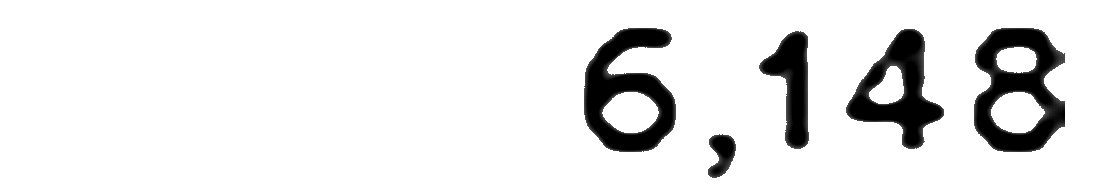
#> input picture ocr/examples/00f43SIUld0KU349dnwsmC.png, 1115 x 195 px
$ python -i rectangle.py   (imports and definitions only)   (older library calls are emulated)
#> lines starting #> are read from the running program, lines starting #| are printed output that depends on the picture; after the words box and inside, x2 and y2 are one past the last pixel; in counts of white or black regions, pixels touching at a corner belong together
#> further down, picture is the input picture: shape (195, 1115); min 0, max 255, mean 231.1
# -*- coding: utf-8 -*-
"""
Created on Tue Dec  6 15:24:51 2016

@author: David
"""

import cv2
import numpy as np


def show_rects(image, rects):
    for rect in rects:
        cv2.rectangle(image, (rect[0], rect[1]),
              (rect[0] + rect[2], rect[1] + rect[3]),
              70, 3)

    cv2.imshow("digit", image)
    cv2.waitKey()


def show_image(img):
    """
    Takes a cv2 image as numpy array, displays it with infinite waitkey
    """
    cv2.imshow("Image", img)
    cv2.waitKey()


def process_cv2_image(img):
    assert type(img).__module__ == np.__name__, "Image must be represented as numpy array"

    # convert to black_background

    inverted_copy = invert_colors(img)
    bounding_boxes = generate_rects(inverted_copy)
    bounding_boxes = process_rects(bounding_boxes)

    return bounding_boxes


def invert_colors(img):
    copy = img.copy()
    return cv2.bitwise_not(copy)
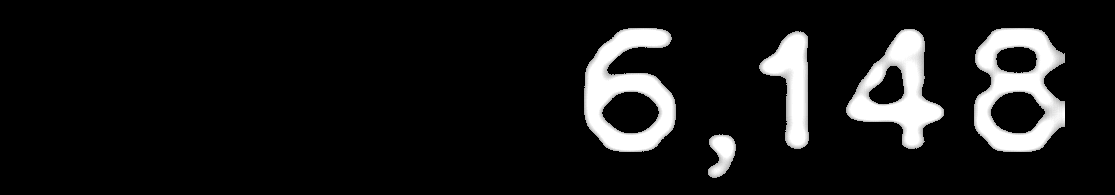
#> returned value: shape (195, 1115); min 0, max 255, mean 23.9


def generate_rects(img):
    """
    Takes a cv2.image object, generates bounding rectangles for major contours
    Returns list of rectangels formatted as tuple x, y, w, h
    """
    assert type(img).__module__ == np.__name__, "Image must be formatted as numpy array"

    # Get contours of image
    src, ctrs, hier = cv2.findContours(img, cv2.RETR_EXTERNAL, cv2.CHAIN_APPROX_SIMPLE)
#> ctrs = 5 contours; box (x1, y1, x2, y2) and area: (974, 28, 1065, 152) 8817, (584, 28, 676, 152) 7676, (846, 29, 944, 149) 5862, (759, 31, 809, 149) 2990, (708, 134, 736, 178) 757
    bounding_boxes = [cv2.boundingRect(ctr) for ctr in ctrs]
#> bounding_boxes = [(708, 134, 28, 44), (759, 31, 50, 118), (846, 29, 98, 120), (974, 28, 91, 124), (584, 28, 92, 124)]
    return bounding_boxes


def absorb_rect_below(rect1, rect2):
    """
    Given a set of rectangle tuples, combines rectangles that are in veritical alignment
    Rectangle tuples take the form x, y, w, h
    """

    combined_rect = (0,0,0,0)

    # establish that the lateral distances are similar
    ratio = float(rect1[2]) / rect2[2]
    scale_benchmark = max(rect1[2], rect2[2])

    if not .50 <= ratio <= 1.50:
        return False

    # establish that the rectangles are vertically aligned
    x_diff_top_right = abs(min(rect1[0] - rect2[0], rect2[0] - rect1[0]))
    x_diff_top_left = abs(min((rect1[0] + rect1[2]) - (rect2[0] + rect2[2]), (rect2[0] + rect2[2]) - (rect1[0] + rect1[2])))

    if x_diff_top_right / float(scale_benchmark) > .30 or x_diff_top_left / float(scale_benchmark) > .30:
        return False

    # largest rectangle absorbs the smaller
    x_coords = [rect1[0], rect2[0]]
    y_coords = [rect1[1], rect2[1]]
    widths = [rect1[2], rect2[2]]
    max_y_pos = max([rect1[1] + rect1[3], rect2[1] + rect2[3]])

    combined_rect = (min(x_coords), min(y_coords), max(widths), max_y_pos - min(y_coords))

    return combined_rect


def check_rect_height(rect, height_threshold = 123):
    """
    Takes a rectangle and height threshold
    Returns true if area within acceptable range
    """

    assert type(rect) is tuple, "Rectangle must be a tuple"
    assert len(rect) == 4, "Rectangle is not in the required format (x, y, w, h)"

    height = rect[3]
    if .90 <= float(height) / height_threshold <= 1.10:
        return True
    else:
        return False


def process_rects(rects):
    """
    Consolidates vertically aligned rectangles
    Removes rectangles with non-relevant dimensions

    ERROR analysis:
    This does not update the rects throughout the process, could lead to errors if three rects are being combined
    """
    if len(rects) == 0:
        return None

    # Consolidating vertically aligned rectangles
    indexes_to_remove = set([])
    to_add = []
    for index_1 in range(len(rects)):
        for index_2 in range(index_1 + 1, len(rects), 1):

            combined_rect = absorb_rect_below(rects[index_1], rects[index_2])
            if combined_rect:
                indexes_to_remove.add(index_1); indexes_to_remove.add(index_2)
                to_add.append(combined_rect)
#> this loop made 5 passes
#> after the loop, indexes_to_remove = 0 items; to_add = []

    rects = [rect for index, rect in enumerate(rects) if index not in indexes_to_remove]
#> rects has the same summary as bounding_boxes in generate_rects
    rects.extend(to_add)

    # remove rectangles too small to be digits
    rects = [rect for rect in rects if check_rect_height(rect, height_threshold = 123)]
#> rects = [(759, 31, 50, 118), (846, 29, 98, 120), (974, 28, 91, 124), (584, 28, 92, 124)]

    # order from left to right
    rects.sort()

    return rects

>>> import cv2
>>> picture = cv2.imread('examples/00f43SIUld0KU349dnwsmC.png', cv2.IMREAD_GRAYSCALE)
>>> result = process_cv2_image(picture)
#> in process_cv2_image, `bounding_boxes = process_rects(bounding_boxes)`: bounding_boxes = [(584, 28, 92, 124), (759, 31, 50, 118), (846, 29, 98, 120), (974, 28, 91, 124)]
#> result has the same summary as bounding_boxes in process_cv2_image

$ run again, on ocr/examples/00tVTdpEhQQw1bqdu8RCx2.png
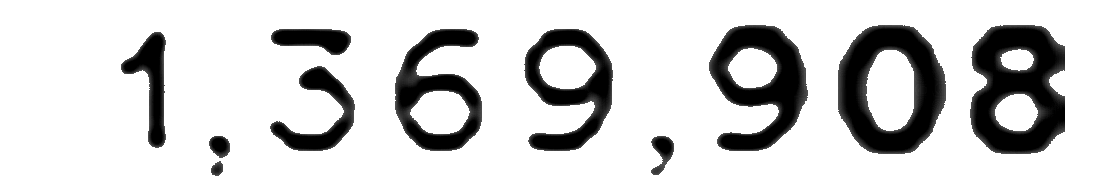
#> input picture ocr/examples/00tVTdpEhQQw1bqdu8RCx2.png, 1115 x 195 px
#> picture is the input picture: shape (195, 1115); min 0, max 255, mean 210.7
#> in invert_colors, `return cv2.bitwise_not(copy)`:
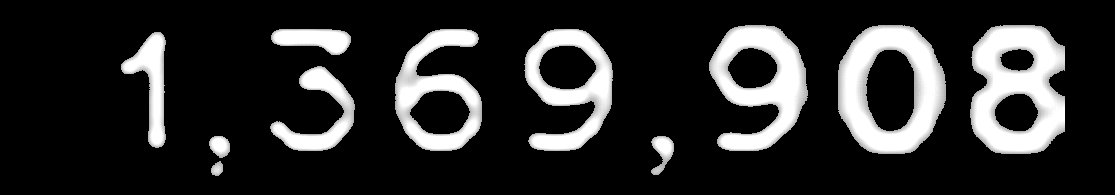
#> returned value: shape (195, 1115); min 0, max 255, mean 44.3
#> ctrs = 11 contours; largest, box (x1, y1, x2, y2) and area: (838, 25, 946, 154) 11069, (970, 25, 1065, 154) 10159, (709, 25, 808, 151) 7907, (524, 29, 613, 151) 6880, (395, 29, 482, 151) 6858
#> in generate_rects, `bounding_boxes = [cv2.boundingRect(ctr) for ctr in ctrs]`: bounding_boxes = [(211, 161, 12, 15), (651, 136, 23, 39), (209, 136, 21, 22), (270, 66, 85, 85), (121, 32, 45, 116), (524, 29, 89, 122), (395, 29, 87, 122), (271, 29, 80, 26), (970, 25, 95, 129), (838, 25, 108, 129), (709, 25, 99, 126)]
#> the loop in process_rects, `for index_1 in range(len(rects)):` made 11 passes
#> after the loop in process_rects, `for index_1 in range(len(rects)):`: indexes_to_remove = 2 items; to_add = [(270, 29, 85, 122)]
#> in process_rects, `rects = [rect for index, rect in enumerate(rects) if index not in inde..`: rects = [(211, 161, 12, 15), (651, 136, 23, 39), (209, 136, 21, 22), (121, 32, 45, 116), (524, 29, 89, 122), (395, 29, 87, 122), (970, 25, 95, 129), (838, 25, 108, 129), (709, 25, 99, 126)]
#> in process_rects, `rects = [rect for rect in rects if check_rect_height(rect, height_thre..`: rects = [(121, 32, 45, 116), (524, 29, 89, 122), (395, 29, 87, 122), (970, 25, 95, 129), (838, 25, 108, 129), (709, 25, 99, 126), (270, 29, 85, 122)]
#> in process_cv2_image, `bounding_boxes = process_rects(bounding_boxes)`: bounding_boxes = [(121, 32, 45, 116), (270, 29, 85, 122), (395, 29, 87, 122), (524, 29, 89, 122), (709, 25, 99, 126), (838, 25, 108, 129), (970, 25, 95, 129)]
#> result has the same summary as bounding_boxes in process_cv2_image

$ run again, on ocr/examples/0a1BmEq1mZ5ufKMC2fsziR.png
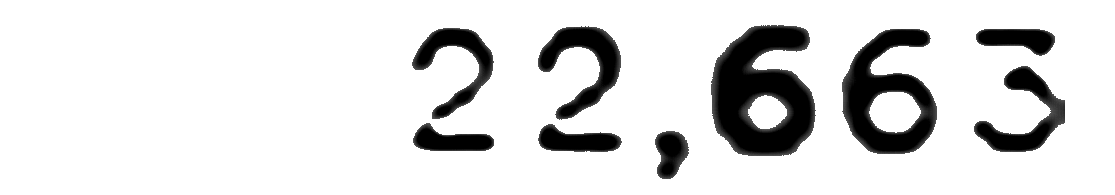
#> input picture ocr/examples/0a1BmEq1mZ5ufKMC2fsziR.png, 1115 x 195 px
#> picture is the input picture: shape (195, 1115); min 0, max 255, mean 222.2
#> in invert_colors, `return cv2.bitwise_not(copy)`:
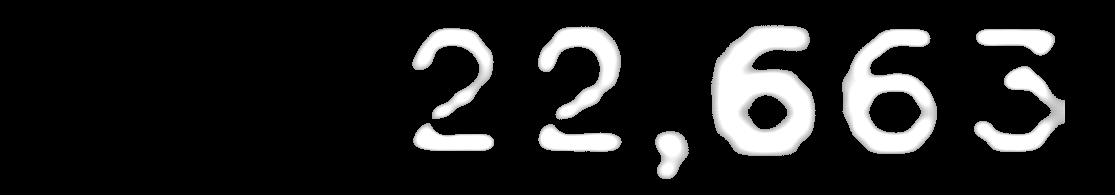
#> returned value: shape (195, 1115); min 0, max 255, mean 32.8
#> ctrs = 9 contours; largest, box (x1, y1, x2, y2) and area: (711, 25, 816, 156) 10022, (842, 29, 937, 154) 7775, (538, 26, 621, 120) 3176, (974, 66, 1065, 152) 2779, (412, 28, 494, 119) 2520
#> in generate_rects, `bounding_boxes = [cv2.boundingRect(ctr) for ctr in ctrs]`: bounding_boxes = [(655, 131, 34, 48), (538, 124, 84, 28), (413, 123, 81, 28), (974, 66, 91, 86), (976, 29, 79, 27), (842, 29, 95, 125), (412, 28, 82, 91), (538, 26, 83, 94), (711, 25, 105, 131)]
#> the loop in process_rects, `for index_1 in range(len(rects)):` made 9 passes
#> after the loop in process_rects, `for index_1 in range(len(rects)):`: indexes_to_remove = 6 items; to_add = [(538, 26, 84, 126), (412, 28, 82, 123), (974, 29, 91, 123)]
#> in process_rects, `rects = [rect for index, rect in enumerate(rects) if index not in inde..`: rects = [(655, 131, 34, 48), (842, 29, 95, 125), (711, 25, 105, 131)]
#> in process_rects, `rects = [rect for rect in rects if check_rect_height(rect, height_thre..`: rects = [(842, 29, 95, 125), (711, 25, 105, 131), (538, 26, 84, 126), (412, 28, 82, 123), (974, 29, 91, 123)]
#> in process_cv2_image, `bounding_boxes = process_rects(bounding_boxes)`: bounding_boxes = [(412, 28, 82, 123), (538, 26, 84, 126), (711, 25, 105, 131), (842, 29, 95, 125), (974, 29, 91, 123)]
#> result has the same summary as bounding_boxes in process_cv2_image

$ run again, on ocr/examples/0a1gHP0HAqALbEyxaD5Ngn.png
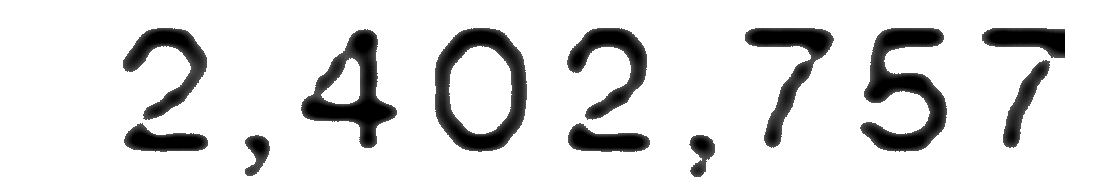
#> input picture ocr/examples/0a1gHP0HAqALbEyxaD5Ngn.png, 1115 x 195 px
#> picture is the input picture: shape (195, 1115); min 0, max 255, mean 223.5
#> in invert_colors, `return cv2.bitwise_not(copy)`:
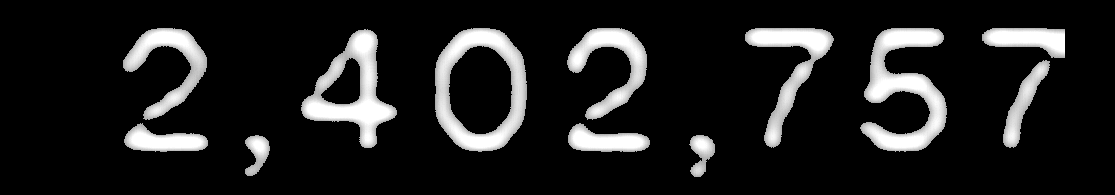
#> returned value: shape (195, 1115); min 0, max 255, mean 31.5
#> ctrs = 12 contours; largest, box (x1, y1, x2, y2) and area: (435, 28, 527, 152) 9232, (301, 29, 397, 148) 5382, (860, 28, 947, 152) 4889, (745, 28, 834, 148) 3010, (567, 28, 647, 120) 2776
#> in generate_rects, `bounding_boxes = [cv2.boundingRect(ctr) for ctr in ctrs]`: bounding_boxes = [(689, 135, 26, 42), (245, 135, 25, 41), (568, 123, 82, 29), (124, 123, 84, 29), (1003, 60, 47, 88), (301, 29, 96, 119), (982, 28, 83, 30), (860, 28, 87, 124), (745, 28, 89, 120), (567, 28, 80, 92), (435, 28, 92, 124), (123, 28, 84, 92)]
#> the loop in process_rects, `for index_1 in range(len(rects)):` made 12 passes
#> after the loop in process_rects, `for index_1 in range(len(rects)):`: indexes_to_remove = 6 items; to_add = [(567, 28, 82, 124), (123, 28, 84, 124), (982, 28, 83, 120)]
#> in process_rects, `rects = [rect for index, rect in enumerate(rects) if index not in inde..`: rects = [(689, 135, 26, 42), (245, 135, 25, 41), (301, 29, 96, 119), (860, 28, 87, 124), (745, 28, 89, 120), (435, 28, 92, 124)]
#> in process_rects, `rects = [rect for rect in rects if check_rect_height(rect, height_thre..`: rects = [(301, 29, 96, 119), (860, 28, 87, 124), (745, 28, 89, 120), (435, 28, 92, 124), (567, 28, 82, 124), (123, 28, 84, 124), (982, 28, 83, 120)]
#> in process_cv2_image, `bounding_boxes = process_rects(bounding_boxes)`: bounding_boxes = [(123, 28, 84, 124), (301, 29, 96, 119), (435, 28, 92, 124), (567, 28, 82, 124), (745, 28, 89, 120), (860, 28, 87, 124), (982, 28, 83, 120)]
#> result has the same summary as bounding_boxes in process_cv2_image
